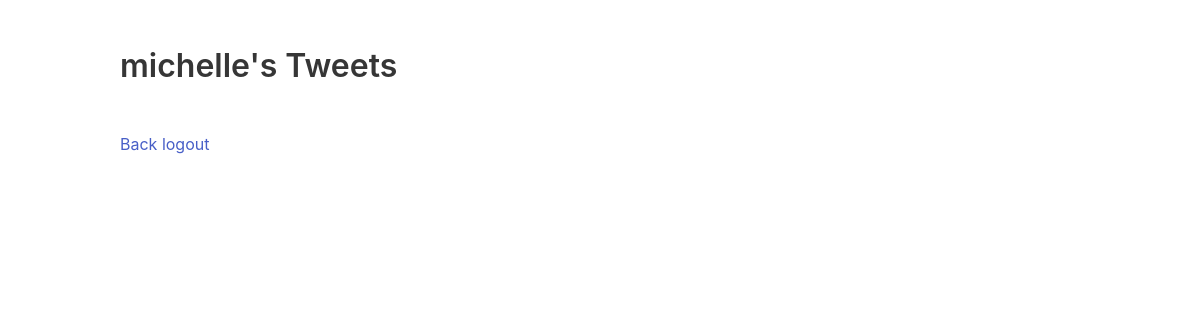
Page /profile (signed in) on the earlier database version.
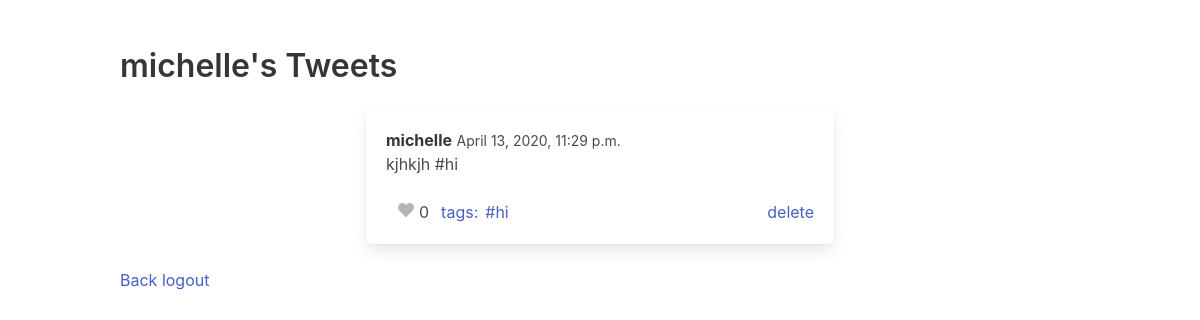
Same page on the later database version.
### core/models.py (models this page shows)
class Tweet(models.Model):
  time = models.DateTimeField(auto_now=True)
  author = models.CharField(max_length=40)
  content = models.CharField(max_length=280)
  likes = models.ManyToManyField(User)

class Hashtag(models.Model):
  tweets = models.ManyToManyField(Tweet)
  name = models.CharField(max_length=50)

### core/views.py (the view)
# urls.py: path('profile', profile, name='profile'),
def profile(request):
  tweets = Tweet.objects.filter(author=request.user.username)
  return render(request, "profile.html", {"tweets": tweets})

### core/templates/profile.html (shortened to what this page needs)
<!DOCTYPE html>
<html>
  <head>
    <link rel="stylesheet" href="https://cdn.jsdelivr.net/npm/bulma@0.8.2/css/bulma.min.css">
  </head>
  <body>
  <section class="section">
    <div class="container">
      <h1 class="title">
        {{user.username}}'s Tweets
      </h1>
      <div class="columns">
        <div class="column is-3"></div>
        <div class="column is-6 container has-text-left">
          {% for tweet in tweets %}
          <div class="box content">
            <div class="content">
              <p>
                <strong>{{tweet.author}}</strong> <small>{{tweet.time}}</small>
                <br>
                {{tweet.content}}
              </p>
            </div>
            <nav class="level is-mobile">
              <div class="level-left">
                <a class="level-item">
                  {% if user.is_authenticated and user in tweet.likes.all %}
                  <a href="{% url 'like' id=tweet.id %}">
                    <span class="icon is-small has-text-danger" style="margin-right: 5px;">
                      <i class="fas fa-heart"></i>
                    </span>
                  </a>
                  {{tweet.likes.all.count}}
                  {% elif user.is_authenticated %}
                  <a href="{% url 'like' id=tweet.id %}">
                    <span class="icon is-small has-text-grey-light" style="margin-right: 5px;">
                      <i class="fas fa-heart"></i>
                    </span>
                  </a>
                  {{tweet.likes.all.count}}
                  {% endif %}
                </a>
                <a class="level-item" style="margin-right: 2px;">
                  {% if tweet.hashtag_set.all.count != 0 %}
                  tags:
                  {% for tag in tweet.hashtag_set.all %}
                  <a href="{% url 'hashtag' id=tag.id%}" style="margin-left: 5px;">#{{tag.name}}</a>
                  {% endfor %}
                  {%endif %}
                </a>
              </div>
              {% if user.is_authenticated and tweet.author == user.username %}
              <a class="level-right" href="{% url 'delete' id=tweet.id%}">
                delete
              </a>
              {%endif %}
            </nav>
          </div>
          {% endfor %}
        </div>
        <div class="column is-3"></div>
      </div>
      <a class="btn btn-primary" href="/">Back</a>
      {% if user.is_authenticated %}
      <a class="btn btn-primary" href='logout'>logout</a>
      {% else %}
      <a class="btn btn-primary" href='login'>login</a>
      {% endif %}
    </div>
  </section>
  </body>
</html>

Differences in the rows shown:
added Tweet: author "michelle", time "April 13, 2020, 11:29 p.m.", content "kjhkjh #hi", likes.all.count "0", shows "delete"
now on this page (row unchanged): Hashtag: name "hi"
